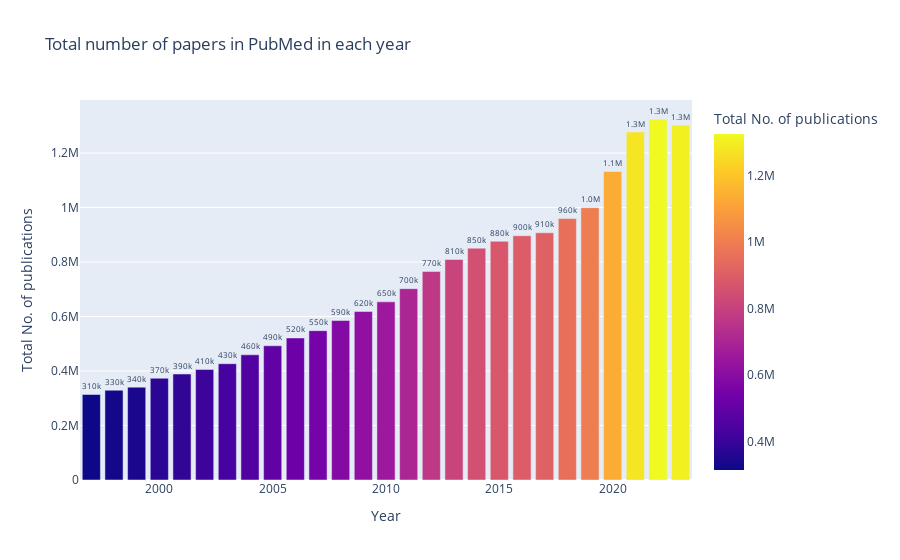

The cell this chart's notebook holds for it:
### Code cell
# Bar chart plot for visualisation

fig = px.bar(proportion3, x='Year', y='Count', labels={'Count':'Total No. of publications'}, height=400, title = "Total number of papers in PubMed in each year", text_auto='.2s', color = 'Count')
fig.update_traces(textfont_size=20, textangle=0, textposition="outside", cliponaxis=False)
fig.show()

### Figure 1 — Plotly figure (JSON) as saved in the notebook; plotly's stock layout.template omitted (floating-point values rounded to 4 significant figures)
{"data": [{"alignmentgroup": "True", "cliponaxis": false, "hovertemplate": "Year=%{x}<br>Total No. of publications=%{marker.color}<extra></extra>", "legendgroup": "", "marker": {"color": [313743, 329438, 340740, 373439, 388963, 405519, 426752, 459362, 492511, 521278, 548061, 585286, 618504, 653739, 702139, 765156, 809074, 850568, 876117, 896208, 907250, 959228, 999175, 1132241, 1277048, 1324650, 1302390], "coloraxis": "coloraxis", "pattern": {"shape": ""}}, "name": "", "offsetgroup": "", "orientation": "v", "showlegend": false, "textangle": 0, "textfont": {"size": 20}, "textposition": "outside", "texttemplate": "%{y:.2s}", "type": "bar", "x": [1997, 1998, 1999, 2000, 2001, 2002, 2003, 2004, 2005, 2006, 2007, 2008, 2009, 2010, 2011, 2012, 2013, 2014, 2015, 2016, 2017, 2018, 2019, 2020, 2021, 2022, 2023], "xaxis": "x", "y": [313743, 329438, 340740, 373439, 388963, 405519, 426752, 459362, 492511, 521278, 548061, 585286, 618504, 653739, 702139, 765156, 809074, 850568, 876117, 896208, 907250, 959228, 999175, 1132241, 1277048, 1324650, 1302390], "yaxis": "y"}], "layout": {"autosize": true, "barmode": "relative", "coloraxis": {"colorbar": {"title": {"text": "Total No. of publications"}}, "colorscale": [[0, "#0d0887"], [0.1111, "#46039f"], [0.2222, "#7201a8"], [0.3333, "#9c179e"], [0.4444, "#bd3786"], [0.5556, "#d8576b"], [0.6667, "#ed7953"], [0.7778, "#fb9f3a"], [0.8889, "#fdca26"], [1, "#f0f921"]]}, "legend": {"tracegroupgap": 0}, "title": {"text": "Total number of papers in PubMed in each year"}, "xaxis": {"anchor": "y", "autorange": true, "domain": [0, 1], "range": [1996.0, 2024.0], "title": {"text": "Year"}, "type": "linear"}, "yaxis": {"anchor": "x", "autorange": true, "domain": [0, 1], "range": [0, 1394000.0], "title": {"text": "Total No. of publications"}, "type": "linear"}}}
